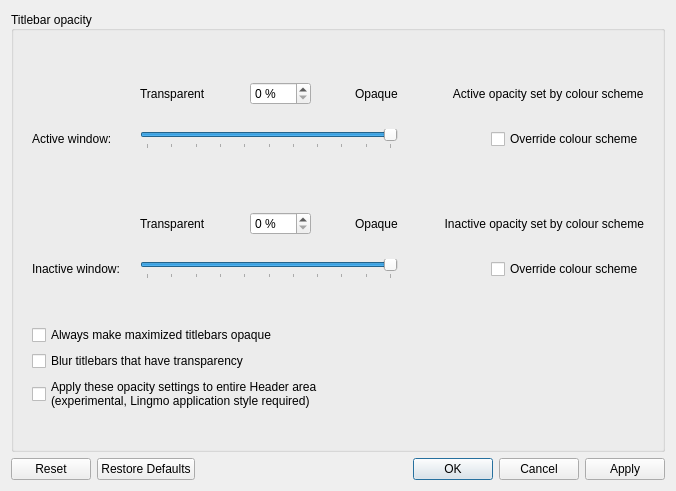
<?xml version="1.0" encoding="UTF-8"?>
<ui version="4.0">
 <class>TitleBarOpacity</class>
 <widget class="QDialog" name="TitleBarOpacity">
  <property name="geometry">
   <rect>
    <x>0</x>
    <y>0</y>
    <width>676</width>
    <height>491</height>
   </rect>
  </property>
  <property name="windowTitle">
   <string>Dialog</string>
  </property>
  <layout class="QVBoxLayout" name="verticalLayout">
   <item>
    <widget class="QGroupBox" name="groupBox_4">
     <property name="title">
      <string>Titlebar opacity</string>
     </property>
     <property name="alignment">
      <set>Qt::AlignLeading|Qt::AlignLeft|Qt::AlignVCenter</set>
     </property>
     <layout class="QGridLayout" name="gridLayout_2">
      <property name="leftMargin">
       <number>18</number>
      </property>
      <property name="topMargin">
       <number>18</number>
      </property>
      <property name="rightMargin">
       <number>18</number>
      </property>
      <property name="bottomMargin">
       <number>18</number>
      </property>
      <item row="0" column="0">
       <spacer name="verticalSpacer_12">
        <property name="orientation">
         <enum>Qt::Vertical</enum>
        </property>
        <property name="sizeType">
         <enum>QSizePolicy::Fixed</enum>
        </property>
        <property name="sizeHint" stdset="0">
         <size>
          <width>20</width>
          <height>10</height>
         </size>
        </property>
       </spacer>
      </item>
      <item row="1" column="0">
       <layout class="QVBoxLayout" name="verticalLayout_2">
        <property name="spacing">
         <number>20</number>
        </property>
        <item>
         <layout class="QGridLayout" name="gridLayout">
          <property name="verticalSpacing">
           <number>0</number>
          </property>
          <item row="4" column="0">
           <widget class="QLabel" name="_menuGroupDescription_2">
            <property name="text">
             <string>Inactive window:</string>
            </property>
            <property name="buddy">
             <cstring>inactiveTitleBarOpacity_2</cstring>
            </property>
           </widget>
          </item>
          <item row="0" column="1">
           <layout class="QHBoxLayout" name="horizontalLayout">
            <item>
             <widget class="QLabel" name="_menuOpacityTransparentLabel">
              <property name="text">
               <string>Transparent</string>
              </property>
             </widget>
            </item>
            <item>
             <spacer name="horizontalSpacer_9">
              <property name="orientation">
               <enum>Qt::Horizontal</enum>
              </property>
              <property name="sizeHint" stdset="0">
               <size>
                <width>40</width>
                <height>20</height>
               </size>
              </property>
             </spacer>
            </item>
            <item>
             <widget class="QSpinBox" name="activeTitleBarOpacity_2">
              <property name="suffix">
               <string> %</string>
              </property>
              <property name="maximum">
               <number>100</number>
              </property>
              <property name="value">
               <number>0</number>
              </property>
             </widget>
            </item>
            <item>
             <spacer name="horizontalSpacer_15">
              <property name="orientation">
               <enum>Qt::Horizontal</enum>
              </property>
              <property name="sizeHint" stdset="0">
               <size>
                <width>40</width>
                <height>20</height>
               </size>
              </property>
             </spacer>
            </item>
            <item>
             <widget class="QLabel" name="_menuOpacityTransparentLabel_2">
              <property name="text">
               <string>Opaque</string>
              </property>
             </widget>
            </item>
           </layout>
          </item>
          <item row="3" column="1">
           <layout class="QHBoxLayout" name="horizontalLayout_2">
            <item>
             <widget class="QLabel" name="_menuOpacityTransparentLabel_4">
              <property name="text">
               <string>Transparent</string>
              </property>
             </widget>
            </item>
            <item>
             <spacer name="horizontalSpacer_16">
              <property name="orientation">
               <enum>Qt::Horizontal</enum>
              </property>
              <property name="sizeHint" stdset="0">
               <size>
                <width>40</width>
                <height>20</height>
               </size>
              </property>
             </spacer>
            </item>
            <item>
             <widget class="QSpinBox" name="inactiveTitleBarOpacity_2">
              <property name="suffix">
               <string> %</string>
              </property>
              <property name="maximum">
               <number>100</number>
              </property>
              <property name="value">
               <number>0</number>
              </property>
             </widget>
            </item>
            <item>
             <spacer name="horizontalSpacer_17">
              <property name="orientation">
               <enum>Qt::Horizontal</enum>
              </property>
              <property name="sizeHint" stdset="0">
               <size>
                <width>40</width>
                <height>20</height>
               </size>
              </property>
             </spacer>
            </item>
            <item>
             <widget class="QLabel" name="_menuOpacityTransparentLabel_3">
              <property name="text">
               <string>Opaque</string>
              </property>
             </widget>
            </item>
           </layout>
          </item>
          <item row="4" column="1">
           <widget class="QSlider" name="inactiveTitleBarOpacity">
            <property name="minimum">
             <number>0</number>
            </property>
            <property name="maximum">
             <number>100</number>
            </property>
            <property name="singleStep">
             <number>1</number>
            </property>
            <property name="pageStep">
             <number>10</number>
            </property>
            <property name="value">
             <number>100</number>
            </property>
            <property name="orientation">
             <enum>Qt::Horizontal</enum>
            </property>
            <property name="invertedAppearance">
             <bool>false</bool>
            </property>
            <property name="invertedControls">
             <bool>false</bool>
            </property>
            <property name="tickPosition">
             <enum>QSlider::TicksBelow</enum>
            </property>
            <property name="tickInterval">
             <number>10</number>
            </property>
           </widget>
          </item>
          <item row="1" column="0">
           <widget class="QLabel" name="_menuGroupDescription">
            <property name="text">
             <string>Active window:</string>
            </property>
            <property name="buddy">
             <cstring>activeTitleBarOpacity_2</cstring>
            </property>
           </widget>
          </item>
          <item row="2" column="0">
           <spacer name="verticalSpacer_10">
            <property name="orientation">
             <enum>Qt::Vertical</enum>
            </property>
            <property name="sizeType">
             <enum>QSizePolicy::Maximum</enum>
            </property>
            <property name="sizeHint" stdset="0">
             <size>
              <width>20</width>
              <height>40</height>
             </size>
            </property>
           </spacer>
          </item>
          <item row="0" column="2" alignment="Qt::AlignRight">
           <widget class="QLabel" name="activeTitleBarOpacityFromColorSchemeLabel">
            <property name="text">
             <string>        Active opacity set by colour scheme</string>
            </property>
           </widget>
          </item>
          <item row="1" column="2" alignment="Qt::AlignRight">
           <widget class="QCheckBox" name="overrideActiveTitleBarOpacity">
            <property name="text">
             <string>Override colour scheme</string>
            </property>
           </widget>
          </item>
          <item row="3" column="2" alignment="Qt::AlignRight">
           <widget class="QLabel" name="inactiveTitleBarOpacityFromColorSchemeLabel">
            <property name="text">
             <string>        Inactive opacity set by colour scheme</string>
            </property>
           </widget>
          </item>
          <item row="4" column="2" alignment="Qt::AlignRight">
           <widget class="QCheckBox" name="overrideInactiveTitleBarOpacity">
            <property name="text">
             <string>Override colour scheme</string>
            </property>
           </widget>
          </item>
          <item row="1" column="1">
           <widget class="QSlider" name="activeTitleBarOpacity">
            <property name="minimum">
             <number>0</number>
            </property>
            <property name="maximum">
             <number>100</number>
            </property>
            <property name="singleStep">
             <number>1</number>
            </property>
            <property name="pageStep">
             <number>10</number>
            </property>
            <property name="value">
             <number>100</number>
            </property>
            <property name="orientation">
             <enum>Qt::Horizontal</enum>
            </property>
            <property name="invertedAppearance">
             <bool>false</bool>
            </property>
            <property name="invertedControls">
             <bool>false</bool>
            </property>
            <property name="tickPosition">
             <enum>QSlider::TicksBelow</enum>
            </property>
            <property name="tickInterval">
             <number>10</number>
            </property>
           </widget>
          </item>
         </layout>
        </item>
        <item>
         <spacer name="verticalSpacer_17">
          <property name="orientation">
           <enum>Qt::Vertical</enum>
          </property>
          <property name="sizeType">
           <enum>QSizePolicy::Fixed</enum>
          </property>
          <property name="sizeHint" stdset="0">
           <size>
            <width>20</width>
            <height>40</height>
           </size>
          </property>
         </spacer>
        </item>
       </layout>
      </item>
      <item row="4" column="0">
       <widget class="QCheckBox" name="applyOpacityToHeader">
        <property name="text">
         <string>Apply these opacity settings to entire Header area
(experimental, Lingmo application style required)</string>
        </property>
       </widget>
      </item>
      <item row="3" column="0">
       <widget class="QCheckBox" name="blurTransparentTitleBars">
        <property name="text">
         <string>Blur titlebars that have transparency</string>
        </property>
       </widget>
      </item>
      <item row="5" column="0">
       <spacer name="verticalSpacer_9">
        <property name="orientation">
         <enum>Qt::Vertical</enum>
        </property>
        <property name="sizeType">
         <enum>QSizePolicy::Fixed</enum>
        </property>
        <property name="sizeHint" stdset="0">
         <size>
          <width>20</width>
          <height>20</height>
         </size>
        </property>
       </spacer>
      </item>
      <item row="2" column="0">
       <widget class="QCheckBox" name="opaqueMaximizedTitleBars">
        <property name="text">
         <string>Always make maximized titlebars opaque</string>
        </property>
       </widget>
      </item>
     </layout>
    </widget>
   </item>
   <item>
    <widget class="QDialogButtonBox" name="buttonBox">
     <property name="orientation">
      <enum>Qt::Horizontal</enum>
     </property>
     <property name="standardButtons">
      <set>QDialogButtonBox::Apply|QDialogButtonBox::Cancel|QDialogButtonBox::Ok|QDialogButtonBox::Reset|QDialogButtonBox::RestoreDefaults</set>
     </property>
    </widget>
   </item>
  </layout>
 </widget>
 <tabstops>
  <tabstop>activeTitleBarOpacity_2</tabstop>
  <tabstop>activeTitleBarOpacity</tabstop>
  <tabstop>inactiveTitleBarOpacity_2</tabstop>
  <tabstop>inactiveTitleBarOpacity</tabstop>
  <tabstop>opaqueMaximizedTitleBars</tabstop>
  <tabstop>blurTransparentTitleBars</tabstop>
  <tabstop>applyOpacityToHeader</tabstop>
 </tabstops>
 <resources>
  <include location="lingmodecoration_config.qrc"/>
 </resources>
 <connections>
  <connection>
   <sender>buttonBox</sender>
   <signal>accepted()</signal>
   <receiver>TitleBarOpacity</receiver>
   <slot>accept()</slot>
   <hints>
    <hint type="sourcelabel">
     <x>358</x>
     <y>453</y>
    </hint>
    <hint type="destinationlabel">
     <x>329</x>
     <y>450</y>
    </hint>
   </hints>
  </connection>
  <connection>
   <sender>buttonBox</sender>
   <signal>rejected()</signal>
   <receiver>TitleBarOpacity</receiver>
   <slot>reject()</slot>
   <hints>
    <hint type="sourcelabel">
     <x>546</x>
     <y>456</y>
    </hint>
    <hint type="destinationlabel">
     <x>563</x>
     <y>447</y>
    </hint>
   </hints>
  </connection>
 </connections>
</ui>
